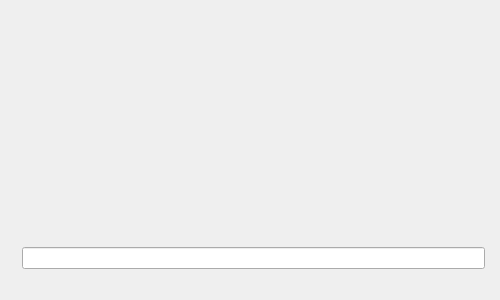
<ui version="4.0" >
 <class>priceChecker</class>
 <widget class="QWidget" name="priceChecker" >
  <property name="geometry" >
   <rect>
    <x>0</x>
    <y>0</y>
    <width>500</width>
    <height>300</height>
   </rect>
  </property>
  <property name="sizePolicy" >
   <sizepolicy vsizetype="Fixed" hsizetype="Fixed" >
    <horstretch>0</horstretch>
    <verstretch>0</verstretch>
   </sizepolicy>
  </property>
  <property name="minimumSize" >
   <size>
    <width>500</width>
    <height>300</height>
   </size>
  </property>
  <property name="maximumSize" >
   <size>
    <width>504</width>
    <height>301</height>
   </size>
  </property>
  <property name="windowTitle" >
   <string>Form</string>
  </property>
  <layout class="QVBoxLayout" name="verticalLayout_2" >
   <item>
    <layout class="QHBoxLayout" name="horizontalLayout" >
     <property name="leftMargin" >
      <number>8</number>
     </property>
     <property name="bottomMargin" >
      <number>8</number>
     </property>
     <item>
      <layout class="QVBoxLayout" name="verticalLayout" >
       <item>
        <widget class="QLabel" name="titleTop" >
         <property name="text" >
          <string/>
         </property>
         <property name="alignment" >
          <set>Qt::AlignLeading|Qt::AlignLeft|Qt::AlignVCenter</set>
         </property>
        </widget>
       </item>
       <item>
        <widget class="QLabel" name="titleBottom" >
         <property name="text" >
          <string/>
         </property>
         <property name="alignment" >
          <set>Qt::AlignLeading|Qt::AlignLeft|Qt::AlignVCenter</set>
         </property>
        </widget>
       </item>
      </layout>
     </item>
     <item>
      <widget class="QLabel" name="titleImg" >
       <property name="minimumSize" >
        <size>
         <width>96</width>
         <height>96</height>
        </size>
       </property>
       <property name="maximumSize" >
        <size>
         <width>96</width>
         <height>96</height>
        </size>
       </property>
       <property name="text" >
        <string/>
       </property>
      </widget>
     </item>
    </layout>
   </item>
   <item>
    <layout class="QGridLayout" name="gridLayout_2" >
     <property name="leftMargin" >
      <number>8</number>
     </property>
     <property name="topMargin" >
      <number>8</number>
     </property>
     <property name="rightMargin" >
      <number>0</number>
     </property>
     <item row="0" column="0" >
      <widget class="QLabel" name="labelPCName" >
       <property name="sizePolicy" >
        <sizepolicy vsizetype="Maximum" hsizetype="Preferred" >
         <horstretch>0</horstretch>
         <verstretch>0</verstretch>
        </sizepolicy>
       </property>
       <property name="minimumSize" >
        <size>
         <width>0</width>
         <height>30</height>
        </size>
       </property>
       <property name="text" >
        <string/>
       </property>
       <property name="indent" >
        <number>0</number>
       </property>
      </widget>
     </item>
     <item rowspan="2" row="0" column="1" >
      <widget class="QLabel" name="labelPhoto" >
       <property name="minimumSize" >
        <size>
         <width>128</width>
         <height>128</height>
        </size>
       </property>
       <property name="maximumSize" >
        <size>
         <width>128</width>
         <height>128</height>
        </size>
       </property>
       <property name="frameShape" >
        <enum>QFrame::NoFrame</enum>
       </property>
       <property name="text" >
        <string/>
       </property>
       <property name="alignment" >
        <set>Qt::AlignCenter</set>
       </property>
      </widget>
     </item>
     <item row="1" column="0" >
      <layout class="QGridLayout" name="gridLayout" >
       <item row="0" column="0" >
        <widget class="QLabel" name="labelPClPrice" >
         <property name="maximumSize" >
          <size>
           <width>16777215</width>
           <height>22</height>
          </size>
         </property>
         <property name="text" >
          <string/>
         </property>
         <property name="alignment" >
          <set>Qt::AlignRight|Qt::AlignTrailing|Qt::AlignVCenter</set>
         </property>
        </widget>
       </item>
       <item row="0" column="1" >
        <widget class="QLabel" name="labelPCPrice" >
         <property name="text" >
          <string/>
         </property>
         <property name="indent" >
          <number>20</number>
         </property>
        </widget>
       </item>
       <item row="1" column="0" >
        <widget class="QLabel" name="labelPClDiscount" >
         <property name="maximumSize" >
          <size>
           <width>16777215</width>
           <height>22</height>
          </size>
         </property>
         <property name="text" >
          <string/>
         </property>
         <property name="alignment" >
          <set>Qt::AlignRight|Qt::AlignTrailing|Qt::AlignVCenter</set>
         </property>
        </widget>
       </item>
       <item row="1" column="1" >
        <widget class="QLabel" name="labelPCDiscount" >
         <property name="text" >
          <string/>
         </property>
         <property name="indent" >
          <number>15</number>
         </property>
        </widget>
       </item>
       <item row="2" column="0" >
        <widget class="QLabel" name="labelPClTotal" >
         <property name="maximumSize" >
          <size>
           <width>16777215</width>
           <height>22</height>
          </size>
         </property>
         <property name="text" >
          <string/>
         </property>
         <property name="alignment" >
          <set>Qt::AlignRight|Qt::AlignTrailing|Qt::AlignVCenter</set>
         </property>
        </widget>
       </item>
       <item row="2" column="1" >
        <widget class="QLabel" name="labelPCTotal" >
         <property name="text" >
          <string/>
         </property>
         <property name="indent" >
          <number>20</number>
         </property>
        </widget>
       </item>
      </layout>
     </item>
    </layout>
   </item>
   <item>
    <layout class="QHBoxLayout" >
     <property name="spacing" >
      <number>0</number>
     </property>
     <property name="leftMargin" >
      <number>4</number>
     </property>
     <property name="rightMargin" >
      <number>4</number>
     </property>
     <item>
      <widget class="QLabel" name="labelPCCode" >
       <property name="text" >
        <string/>
       </property>
       <property name="buddy" >
        <cstring>editCode</cstring>
       </property>
      </widget>
     </item>
     <item>
      <widget class="QLineEdit" name="editCode" />
     </item>
    </layout>
   </item>
   <item>
    <widget class="QLabel" name="labelPCClose" >
     <property name="sizePolicy" >
      <sizepolicy vsizetype="Fixed" hsizetype="Preferred" >
       <horstretch>0</horstretch>
       <verstretch>0</verstretch>
      </sizepolicy>
     </property>
     <property name="maximumSize" >
      <size>
       <width>16777215</width>
       <height>20</height>
      </size>
     </property>
     <property name="text" >
      <string/>
     </property>
     <property name="alignment" >
      <set>Qt::AlignCenter</set>
     </property>
    </widget>
   </item>
  </layout>
 </widget>
 <resources/>
 <connections/>
</ui>
